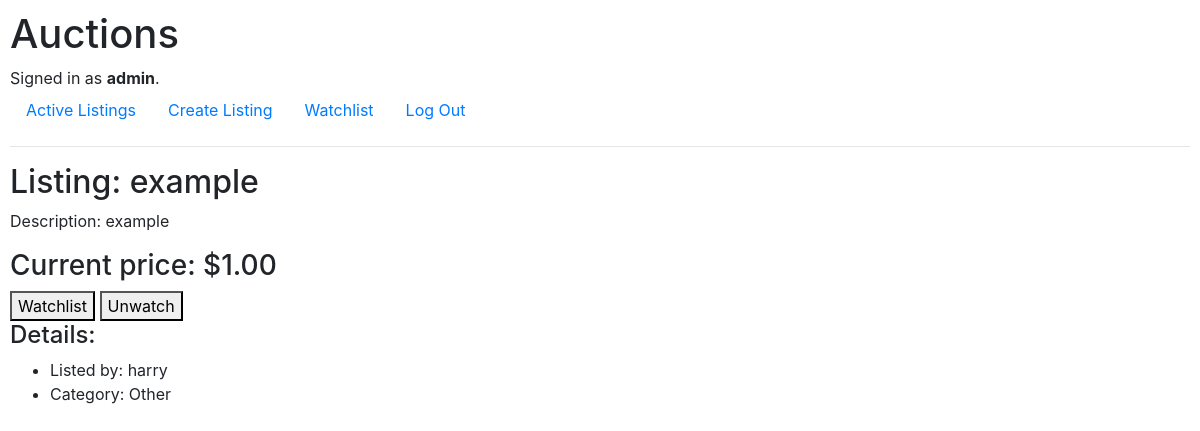
The app's page /listing/1 (signed in) with its own data.
### auctions/models.py (models this page shows, shortened)
class User(AbstractUser):
    pass

class Listing(models.Model):
    title = models.CharField(max_length=100)
    description = models.CharField(max_length=1000)
    price = models.DecimalField(max_digits=10, decimal_places=2)
    category = models.CharField(max_length=64)
    username = models.ForeignKey(User, on_delete=models.CASCADE, related_name="owner")
    img = models.ImageField(upload_to="auctions/uploads/images", blank=True, null=True, default=None)

### auctions/views.py (the view)
# urls.py: path("listing/<int:id>", views.listing_page, name="listing_page"),
def listing_page(request, id):
    return render(request, "auctions/listingpage.html", {
        "listing": Listing.objects.get(pk=id),
    })

### auctions/templates/auctions/listingpage.html (shortened to what this page needs)
{% extends "auctions/layout.html" %}
{% block body %}
    <h2>Listing: {{ listing.title }} </h2>
    <p>Description: {{ listing.description }}</p>
    <h3>Current price: ${{ listing.price }} </h3>
    <div>
        <form style="display: inline-block;" action="{% url 'watchlist' %}" method="post">
            <button type="submit">Watchlist</button>
        </form>
        <form style="display: inline-block;" action="{% url 'watchlist' %}" method="post">
            <button type="submit">Unwatch</button>
        </form>
    </div>
    <h4>Details:</h4>
    <ul>
        <li>Listed by: {{ listing.username }} </li>
        <li>Category: {{ listing.category }} </li>
    </ul>
{% endblock %}

### auctions/templates/auctions/layout.html (shortened to what this page needs)
{% load static %}
<!DOCTYPE html>
<html lang="en">
    <head>
        <link rel="stylesheet" href="https://stackpath.bootstrapcdn.com/bootstrap/4.4.1/css/bootstrap.min.css">
        <link href="{% static 'auctions/styles.css' %}" rel="stylesheet">
    </head>
    <body>
        <h1>Auctions</h1>
        <div>
            {% if user.is_authenticated %}
                Signed in as <strong>{{ user.username }}</strong>.
            {% else %}
                Not signed in.
            {% endif %}
        </div>
        <ul class="nav">
            <li class="nav-item">
                <a class="nav-link" href="{% url 'index' %}">Active Listings</a>
            </li>
            {% if user.is_authenticated %}
                <li class="nav-item">
                    <a class="nav-link" href="{% url 'create_listing' %}">Create Listing</a>
                </li>
                <li class="nav-item">
                    <a class="nav-link" href="{% url 'watchlist' %}">Watchlist</a>
                </li>
                <li class="nav-item">
                    <a class="nav-link" href="{% url 'logout' %}">Log Out</a>
                </li>
            {% endif %}
        </ul>
        <hr>
        {% block body %}
        {% endblock %}
    </body>
</html>

### auctions/static/auctions/styles.css (style rules this page uses)
body { padding: 10px; }

### records on screen
User: username "admin"
Listing: title "example", description "example", price "1.00", username "harry", category "Other"
